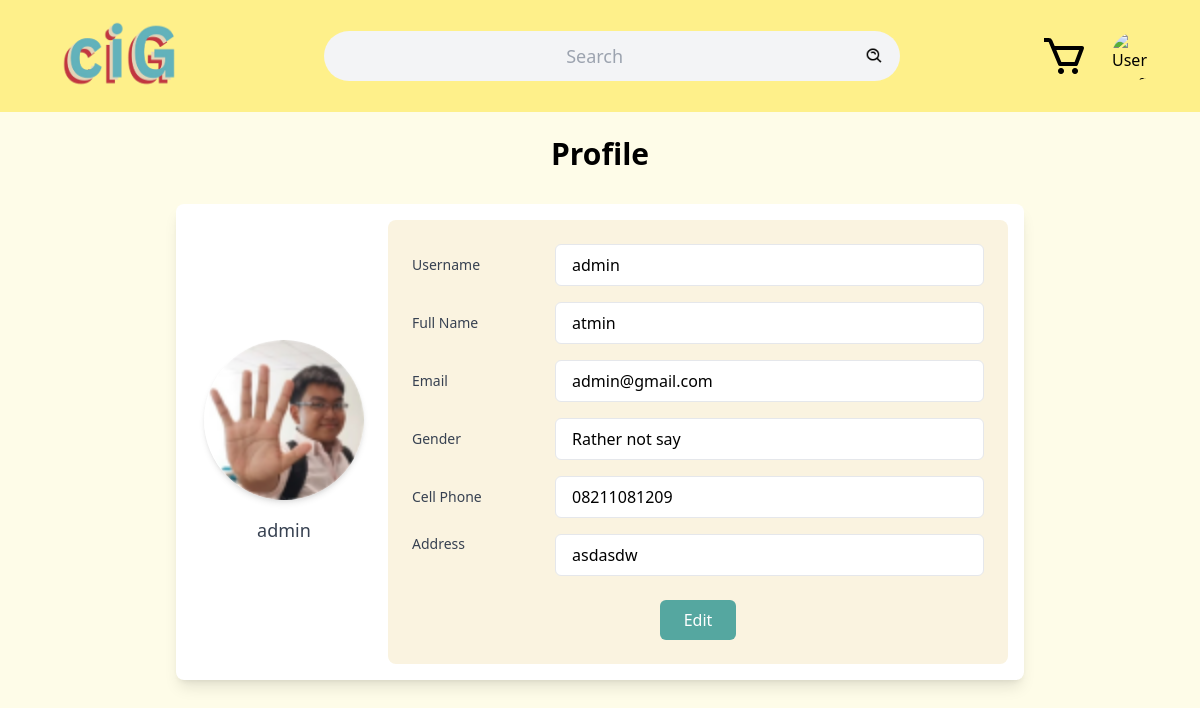
Page /profilepage.php (signed in) on the committed database.
### tables this page shows
CREATE TABLE IF NOT EXISTS `userdata` (
  `ID_user` int NOT NULL AUTO_INCREMENT,
  `Username` varchar(500) NOT NULL,
  `Email` varchar(500) NOT NULL,
  `Password` varchar(500) NOT NULL,
  `gender` enum('Rather not say','Female','Male') NOT NULL DEFAULT 'Rather not say',
  `fotouser` varchar(255) NOT NULL DEFAULT 'pfp.png',
  `status` enum('active','blocked') NOT NULL DEFAULT 'active',
  `address` varchar(255) NOT NULL,
  `fullname` varchar(50) NOT NULL,
  `phone` varchar(20) NOT NULL,
  PRIMARY KEY (`ID_user`),
  UNIQUE KEY `Username` (`Username`),
  UNIQUE KEY `Email` (`Email`)
);

### public/profilepage.php (the view, shortened to what this page needs)
<?php
require "./sess.php";
$ID_user = $_SESSION['id'];
$querry = "SELECT * FROM userdata WHERE ID_user = '$ID_user'";
$result = mysqli_query($conn, $querry);
$row = mysqli_fetch_assoc($result);
?>
<!DOCTYPE html>
<html lang="en">
<head>
    <link rel="stylesheet" href="./css/style8.css">
</head>
<body class="font-sans bg-yellow-50">
    <div class="sticky top-0 flex items-center justify-between p-4 bg-yellow-200">
        <a href="./dashboard.php"><img src="./photo/ciG.png" alt="ciGCentral" class="w-32 h-20 ml-10"></a>
        <div class="relative flex items-center w-3/4 max-w-xl p-2 mx-auto bg-gray-100 rounded-full">
            <form action="" class="flex items-center w-full">
                <input type="text" name="search" placeholder="Search"
                    class="w-full text-lg text-center bg-transparent outline-none">
                <button type="submit" class="p-2"><img src="./photo/search.png" width="20" height="20"
                        alt="Search"></button>
            </form>
        </div>
        <div class="flex items-center mr-6 space-x-6">
            <a href="#"><img src="./photo/cart.png" class="w-12 cursor-pointer"></a>
            <div class="relative">
                <img src="./photouser/<?php echo $_SESSION['fotouser']; ?>"
                    class="w-12 h-12 rounded-full cursor-pointer" alt="User profile" id="profileIcon">
            </div>
        </div>
    </div>
    <main class="p-6 max-w-4xl mx-auto">
        <h2 class="text-3xl font-bold text-center mb-8">Profile</h2>
        <div id="profile-view" class="flex flex-col md:flex-row items-center bg-white shadow-lg rounded-lg p-4">
            <div class="flex flex-col items-center mb-6 md:mb-0 mr-6 ml-3">
                <img src="./photo/<?php echo $row['fotouser']; ?>" alt="Profile"
                    class="w-40 h-40 rounded-full object-cover mb-4 shadow-md">
                <p class="text-lg font-medium text-gray-700"><?php echo $row['Username']; ?></p>
            </div>
            <div class="flex-grow bg-[#FAF3E0] p-6 rounded-lg">
                <div class="space-y-4">
                    <div class="flex items-center">
                        <label class="w-1/4 text-sm font-medium text-gray-700">Username</label>
                        <input type="text"
                            class="flex-grow px-4 py-2 border rounded-md outline-none focus:ring-2 focus:ring-blue-500"
                            value="<?php echo $row['Username']; ?>" readonly>
                    </div>
                    <div class="flex items-center">
                        <label class="w-1/4 text-sm font-medium text-gray-700">Full Name</label>
                        <input type="text"
                            class="flex-grow px-4 py-2 border rounded-md outline-none focus:ring-2 focus:ring-blue-500"
                            value="<?php echo $row['fullname'] != '' ? $row['fullname'] : 'required'; ?>" readonly>
                    </div>
                    <div class="flex items-center">
                        <label class="w-1/4 text-sm font-medium text-gray-700">Email</label>
                        <input type="text"
                            class="flex-grow px-4 py-2 border rounded-md outline-none focus:ring-2 focus:ring-blue-500"
                            value="<?php echo $row['Email']; ?>" readonly>
                    </div>
                    <div class="flex items-center">
                        <label class="w-1/4 text-sm font-medium text-gray-700">Gender</label>
                        <input type="text"
                            class="flex-grow px-4 py-2 border rounded-md outline-none focus:ring-2 focus:ring-blue-500"
                            value="<?php echo $row['gender']; ?>" readonly>
                    </div>
                    <div class="flex items-center">
                        <label class="w-1/4 text-sm font-medium text-gray-700">Cell Phone</label>
                        <input type="text"
                            class="flex-grow px-4 py-2 border rounded-md outline-none focus:ring-2 focus:ring-blue-500"
                            value="<?php echo $row['phone'] != '' ? $row['phone'] : 'required'; ?>" readonly>
                    </div>
                    <div class="flex items-start">
                        <label class="w-1/4 text-sm font-medium text-gray-700">Address</label>
                        <input type="text"
                            class="flex-grow px-4 py-2 border rounded-md outline-none focus:ring-2 focus:ring-blue-500"
                            value="<?php echo $row['address'] != '' ? $row['address'] : 'required'; ?>" readonly>
                    </div>
                </div>
                <div class="mt-6 text-center">
                    <button id="edit-btn"
                        class="px-6 py-2 bg-[#55A7A0] text-white font-medium rounded-md hover:bg-[#479288] focus:outline-none focus:ring-2 focus:ring-blue-500">Edit</button>
                </div>
            </div>
        </div>
    </main>
</body>
</html>

### rows in the picture
userdata: fotouser (picture), Username "admin", fullname "atmin", Email "admin@gmail.com", gender "Rather not say", phone "08211081209", address "asdasdw"
